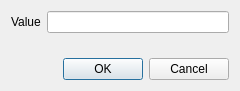
<?xml version="1.0" encoding="UTF-8"?>
<ui version="4.0">
 <class>dlgRawValue</class>
 <widget class="QDialog" name="dlgRawValue">
  <property name="geometry">
   <rect>
    <x>0</x>
    <y>0</y>
    <width>240</width>
    <height>91</height>
   </rect>
  </property>
  <property name="windowTitle">
   <string>Direct value</string>
  </property>
  <layout class="QVBoxLayout" name="verticalLayout">
   <item>
    <layout class="QFormLayout" name="formLayout">
     <item row="0" column="0">
      <widget class="QLabel" name="Value">
       <property name="text">
        <string>Value</string>
       </property>
      </widget>
     </item>
     <item row="0" column="1">
      <widget class="QLineEdit" name="txtValue"/>
     </item>
    </layout>
   </item>
   <item>
    <widget class="QDialogButtonBox" name="buttonBox">
     <property name="orientation">
      <enum>Qt::Horizontal</enum>
     </property>
     <property name="standardButtons">
      <set>QDialogButtonBox::Cancel|QDialogButtonBox::Ok</set>
     </property>
    </widget>
   </item>
  </layout>
 </widget>
 <resources/>
 <connections>
  <connection>
   <sender>buttonBox</sender>
   <signal>accepted()</signal>
   <receiver>dlgRawValue</receiver>
   <slot>accept()</slot>
   <hints>
    <hint type="sourcelabel">
     <x>248</x>
     <y>254</y>
    </hint>
    <hint type="destinationlabel">
     <x>157</x>
     <y>274</y>
    </hint>
   </hints>
  </connection>
  <connection>
   <sender>buttonBox</sender>
   <signal>rejected()</signal>
   <receiver>dlgRawValue</receiver>
   <slot>reject()</slot>
   <hints>
    <hint type="sourcelabel">
     <x>316</x>
     <y>260</y>
    </hint>
    <hint type="destinationlabel">
     <x>286</x>
     <y>274</y>
    </hint>
   </hints>
  </connection>
 </connections>
</ui>
